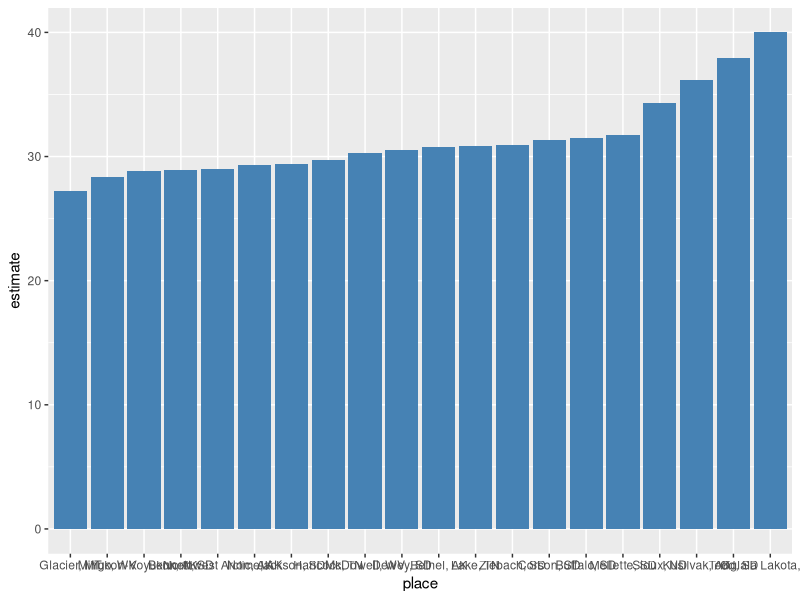
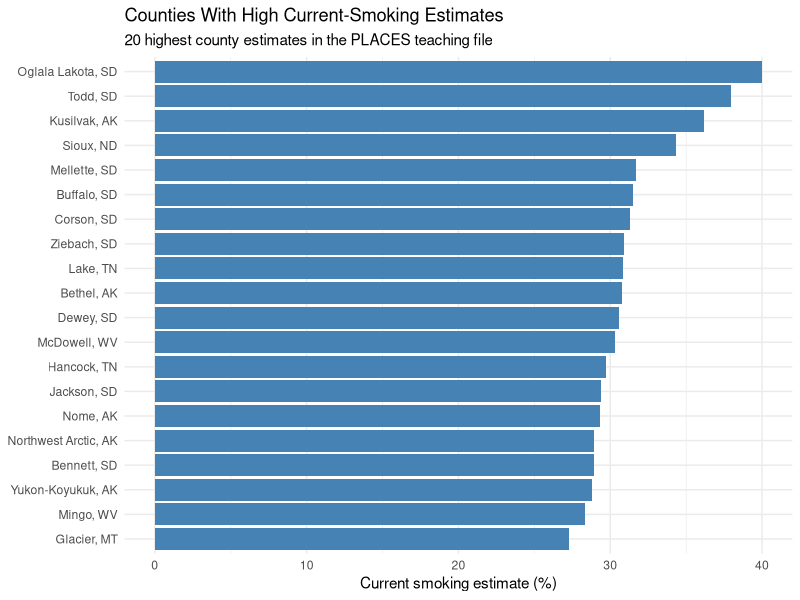
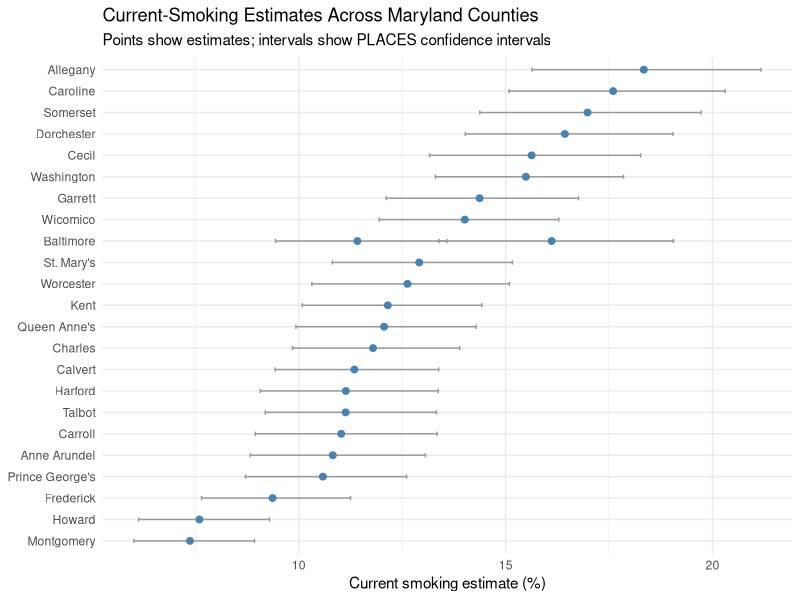
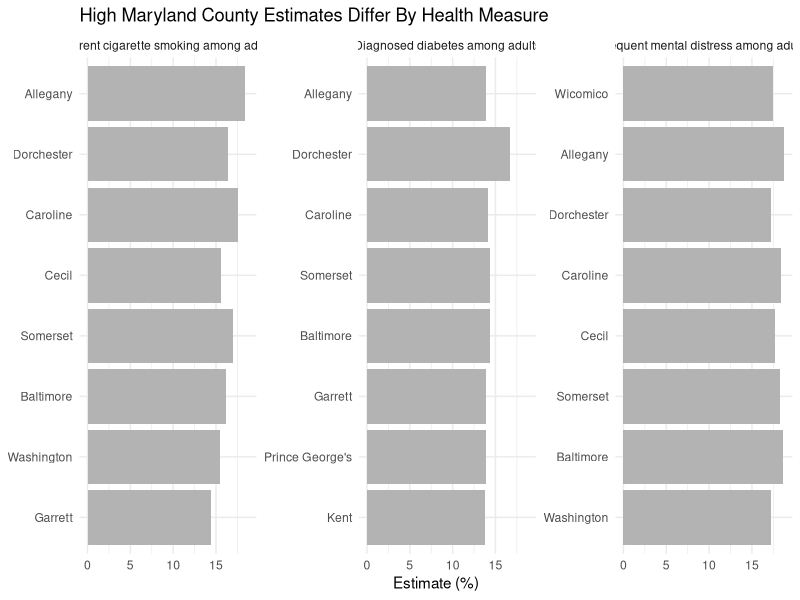

Source code (R) for these figures, in order:
## ---- chunk 1
#| include: false
library(dplyr)
library(ggplot2)
## ---- chunk 2
places <- readr::read_csv("data/real/places_county_core_measures_long.csv")
## ---- chunk 3
smoking_counties <- places |>
  filter(
    measure_key == "current_smoking",
    !is.na(estimate),
    !is.na(county_name),
    !is.na(state_name)
  )

smoking_counties |>
  select(state_name, county_name, estimate, ci_lower, ci_upper) |>
  head(10)
## ---- chunk 4
top_smoking <- smoking_counties |>
  slice_max(estimate, n = 20) |>
  mutate(place = paste(county_name, state, sep = ", ")) |>
  mutate(place = reorder(place, estimate))

p1 <- ggplot(top_smoking, aes(x = place, y = estimate)) +
  geom_col(fill = "steelblue")

p1
## ---- chunk 5
p2 <- p1 +
  coord_flip() +
  labs(
    title = "Counties With High Current-Smoking Estimates",
    subtitle = "20 highest county estimates in the PLACES teaching file",
    x = NULL,
    y = "Current smoking estimate (%)"
  ) +
  theme_minimal()

p2
## ---- chunk 6
maryland_smoking <- smoking_counties |>
  filter(state == "MD") |>
  mutate(county_name = reorder(county_name, estimate))

p1 <- ggplot(maryland_smoking, aes(x = county_name, y = estimate)) +
  geom_errorbar(aes(ymin = ci_lower, ymax = ci_upper), width = 0.2, color = "gray60") +
  geom_point(color = "steelblue", size = 2)

p2 <- p1 +
  coord_flip() +
  labs(
    title = "Current-Smoking Estimates Across Maryland Counties",
    subtitle = "Points show estimates; intervals show PLACES confidence intervals",
    x = NULL,
    y = "Current smoking estimate (%)"
  ) +
  theme_minimal()

p2
## ---- chunk 7
selected_measures <- places |>
  filter(
    state == "MD",
    measure_key %in% c("current_smoking", "diabetes", "frequent_mental_distress"),
    !is.na(estimate)
  ) |>
  group_by(measure_key) |>
  slice_max(estimate, n = 8) |>
  ungroup() |>
  mutate(county_name = reorder(county_name, estimate))

p1 <- ggplot(selected_measures, aes(x = county_name, y = estimate)) +
  geom_col(fill = "gray70") +
  coord_flip() +
  facet_wrap(vars(measure), scales = "free_y")

p2 <- p1 +
  labs(
    title = "High Maryland County Estimates Differ By Health Measure",
    x = NULL,
    y = "Estimate (%)"
  ) +
  theme_minimal()

p2
